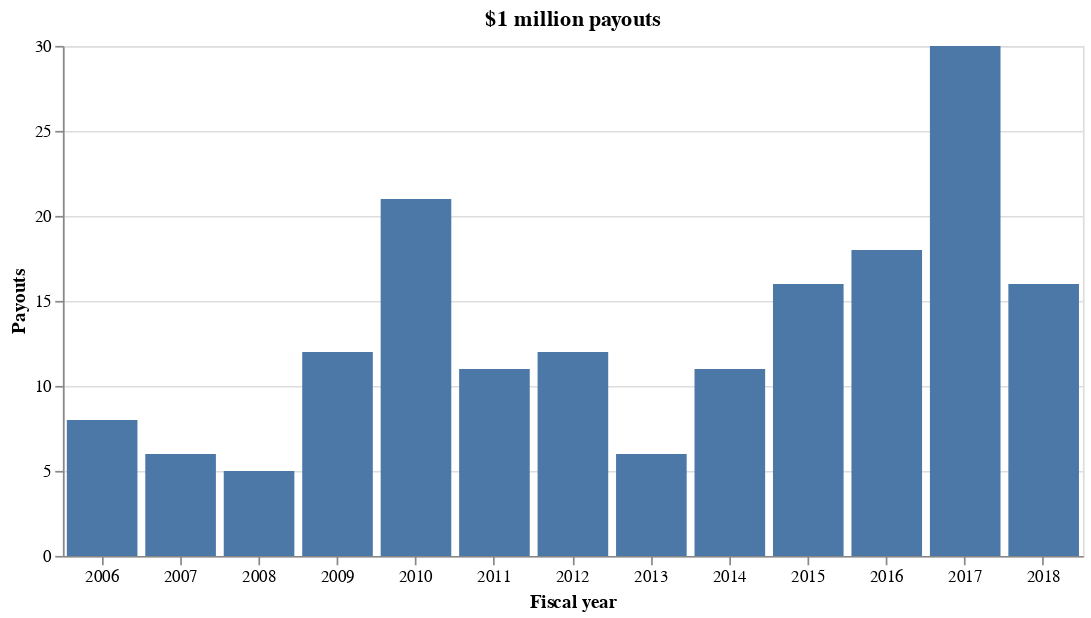

Here is the notebook cell this chart was saved with:
### Code cell
alt.Chart(over1mill_annual_counts.reset_index(), title="$1 million payouts").mark_bar().encode(
    x=alt.X("fiscal_year:O", axis=alt.Axis(title="Fiscal year", labelAngle=0)),
    y=alt.Y("number:Q", axis=alt.Axis(title="Payouts"))
).properties(width=600)

### Figure 1 — Vega-Lite specification as saved in the notebook (floating-point values rounded to 4 significant figures)
{"$schema": "https://vega.github.io/schema/vega-lite/v2.4.3.json", "config": {"view": {"height": 300, "width": 400}}, "data": {"values": [{"fiscal_year": 2006, "number": 8}, {"fiscal_year": 2007, "number": 6}, {"fiscal_year": 2008, "number": 5}, {"fiscal_year": 2009, "number": 12}, {"fiscal_year": 2010, "number": 21}, {"fiscal_year": 2011, "number": 11}, {"fiscal_year": 2012, "number": 12}, {"fiscal_year": 2013, "number": 6}, {"fiscal_year": 2014, "number": 11}, {"fiscal_year": 2015, "number": 16}, {"fiscal_year": 2016, "number": 18}, {"fiscal_year": 2017, "number": 30}, {"fiscal_year": 2018, "number": 16}]}, "encoding": {"x": {"axis": {"labelAngle": 0, "title": "Fiscal year"}, "field": "fiscal_year", "type": "ordinal"}, "y": {"axis": {"title": "Payouts"}, "field": "number", "type": "quantitative"}}, "mark": "bar", "title": "$1 million payouts", "width": 600}
